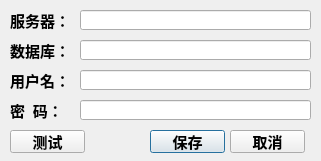
<?xml version="1.0" encoding="UTF-8"?>
<ui version="4.0">
 <class>DBSetDialog</class>
 <widget class="QDialog" name="DBSetDialog">
  <property name="geometry">
   <rect>
    <x>0</x>
    <y>0</y>
    <width>321</width>
    <height>161</height>
   </rect>
  </property>
  <property name="sizePolicy">
   <sizepolicy hsizetype="Fixed" vsizetype="Fixed">
    <horstretch>0</horstretch>
    <verstretch>0</verstretch>
   </sizepolicy>
  </property>
  <property name="windowTitle">
   <string>数据库配置</string>
  </property>
  <property name="modal">
   <bool>true</bool>
  </property>
  <widget class="QLineEdit" name="lineEditServer">
   <property name="geometry">
    <rect>
     <x>80</x>
     <y>10</y>
     <width>231</width>
     <height>20</height>
    </rect>
   </property>
   <property name="font">
    <font>
     <family>微软雅黑</family>
     <pointsize>11</pointsize>
     <weight>75</weight>
     <bold>true</bold>
    </font>
   </property>
   <property name="alignment">
    <set>Qt::AlignCenter</set>
   </property>
  </widget>
  <widget class="QLineEdit" name="lineEditDBName">
   <property name="geometry">
    <rect>
     <x>80</x>
     <y>40</y>
     <width>231</width>
     <height>20</height>
    </rect>
   </property>
   <property name="font">
    <font>
     <family>微软雅黑</family>
     <pointsize>11</pointsize>
     <weight>75</weight>
     <bold>true</bold>
    </font>
   </property>
   <property name="alignment">
    <set>Qt::AlignCenter</set>
   </property>
  </widget>
  <widget class="QLineEdit" name="lineEditUser">
   <property name="geometry">
    <rect>
     <x>80</x>
     <y>70</y>
     <width>231</width>
     <height>20</height>
    </rect>
   </property>
   <property name="font">
    <font>
     <family>微软雅黑</family>
     <pointsize>11</pointsize>
     <weight>75</weight>
     <bold>true</bold>
    </font>
   </property>
   <property name="alignment">
    <set>Qt::AlignCenter</set>
   </property>
  </widget>
  <widget class="QLineEdit" name="lineEditPass">
   <property name="geometry">
    <rect>
     <x>80</x>
     <y>100</y>
     <width>231</width>
     <height>20</height>
    </rect>
   </property>
   <property name="font">
    <font>
     <family>微软雅黑</family>
     <pointsize>11</pointsize>
     <weight>75</weight>
     <bold>true</bold>
    </font>
   </property>
   <property name="alignment">
    <set>Qt::AlignCenter</set>
   </property>
  </widget>
  <widget class="QLabel" name="label">
   <property name="geometry">
    <rect>
     <x>10</x>
     <y>10</y>
     <width>71</width>
     <height>21</height>
    </rect>
   </property>
   <property name="font">
    <font>
     <family>微软雅黑</family>
     <pointsize>11</pointsize>
     <weight>75</weight>
     <bold>true</bold>
    </font>
   </property>
   <property name="text">
    <string>服务器：</string>
   </property>
  </widget>
  <widget class="QLabel" name="label_2">
   <property name="geometry">
    <rect>
     <x>10</x>
     <y>40</y>
     <width>71</width>
     <height>21</height>
    </rect>
   </property>
   <property name="font">
    <font>
     <family>微软雅黑</family>
     <pointsize>11</pointsize>
     <weight>75</weight>
     <bold>true</bold>
    </font>
   </property>
   <property name="text">
    <string>数据库：</string>
   </property>
  </widget>
  <widget class="QLabel" name="label_3">
   <property name="geometry">
    <rect>
     <x>10</x>
     <y>70</y>
     <width>71</width>
     <height>21</height>
    </rect>
   </property>
   <property name="font">
    <font>
     <family>微软雅黑</family>
     <pointsize>11</pointsize>
     <weight>75</weight>
     <bold>true</bold>
    </font>
   </property>
   <property name="text">
    <string>用户名：</string>
   </property>
  </widget>
  <widget class="QLabel" name="label_4">
   <property name="geometry">
    <rect>
     <x>10</x>
     <y>100</y>
     <width>71</width>
     <height>21</height>
    </rect>
   </property>
   <property name="font">
    <font>
     <family>微软雅黑</family>
     <pointsize>11</pointsize>
     <weight>75</weight>
     <bold>true</bold>
    </font>
   </property>
   <property name="text">
    <string>密  码：</string>
   </property>
  </widget>
  <widget class="QPushButton" name="buttonSave">
   <property name="geometry">
    <rect>
     <x>150</x>
     <y>130</y>
     <width>75</width>
     <height>23</height>
    </rect>
   </property>
   <property name="font">
    <font>
     <family>微软雅黑</family>
     <pointsize>11</pointsize>
     <weight>75</weight>
     <bold>true</bold>
    </font>
   </property>
   <property name="text">
    <string>保存</string>
   </property>
  </widget>
  <widget class="QPushButton" name="buttonExit">
   <property name="geometry">
    <rect>
     <x>230</x>
     <y>130</y>
     <width>75</width>
     <height>23</height>
    </rect>
   </property>
   <property name="font">
    <font>
     <family>微软雅黑</family>
     <pointsize>11</pointsize>
     <weight>75</weight>
     <bold>true</bold>
    </font>
   </property>
   <property name="text">
    <string>取消</string>
   </property>
  </widget>
  <widget class="QPushButton" name="buttonTest">
   <property name="geometry">
    <rect>
     <x>10</x>
     <y>130</y>
     <width>75</width>
     <height>23</height>
    </rect>
   </property>
   <property name="font">
    <font>
     <family>微软雅黑</family>
     <pointsize>11</pointsize>
     <weight>75</weight>
     <bold>true</bold>
    </font>
   </property>
   <property name="text">
    <string>测试</string>
   </property>
  </widget>
 </widget>
 <resources/>
 <connections/>
</ui>
